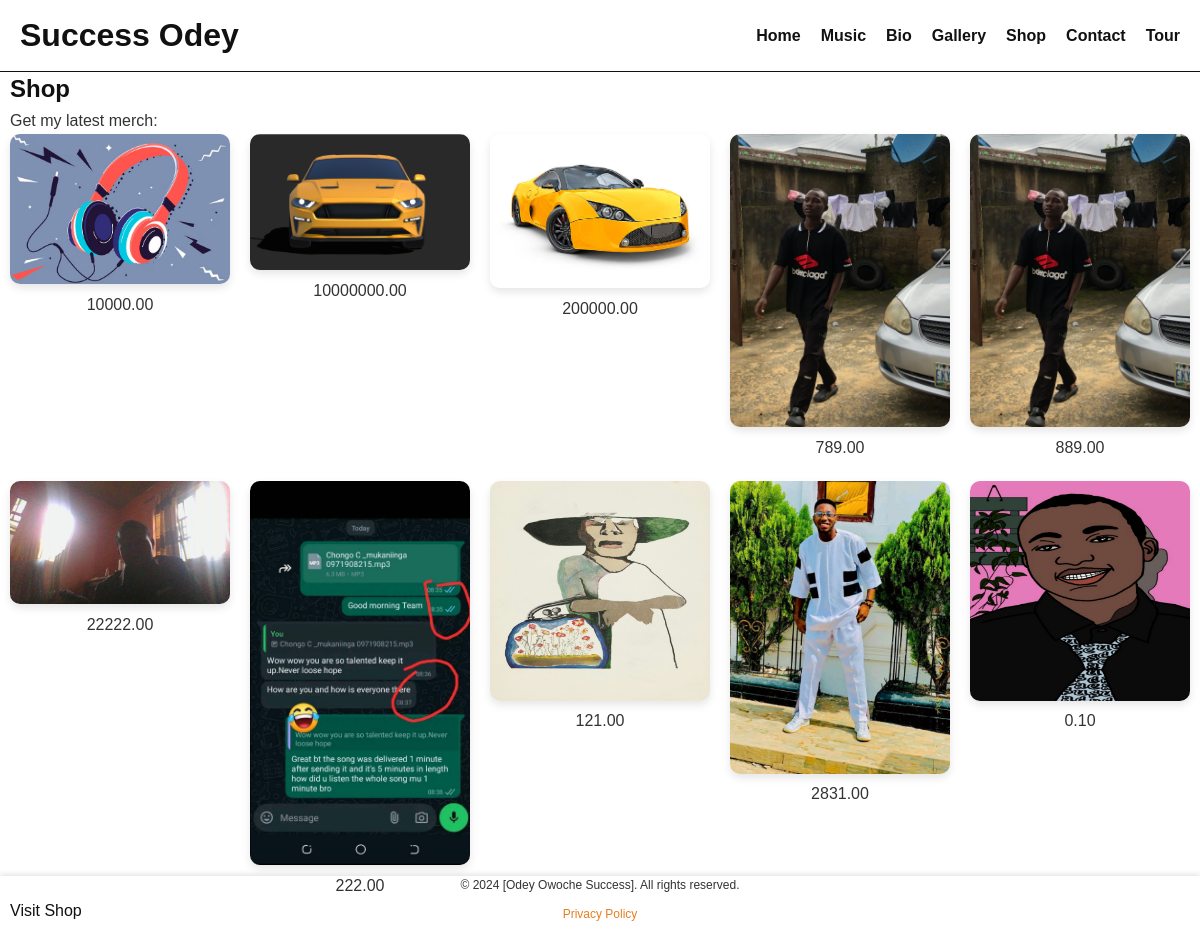
The app's page /shop/ with its own data.
### successwebsite/models.py (models this page shows, shortened)
class Shop(models.Model):
    shop_items = models.ImageField(upload_to='shop_item/', null=True)
    products_name = models.CharField(max_length=255, null=True)
    products_price = models.DecimalField(max_digits=10, decimal_places=2, null=True)

### successwebsite/views.py (the view)
# urls.py: path('shop/', views.shop, name='shop'),
def shop(request):
    shop_items = Shop.objects.all()
    return render(request, 'shop.html', {
        'shop_items': shop_items,
    })

### templates/shop.html (shortened to what this page needs)
{% extends 'base.html' %}
{% block content %}
  <section id="shop">
    <h2>Shop</h2>
    <p>Get my latest merch:</p>
    <div class="shop-items">
      {% for item in shop_items %}
      <div class="item">
        <img src="{{ item.shop_items.url }}" alt="{{ item.products_name }}">
        <p>{{ item.products_price }}</p>
      </div>
      {% endfor %}
    </div>
    <a href="your-shop-link.com" class="cta">Visit Shop</a>
  </section>
  {% endblock %}

### templates/base.html (shortened to what this page needs)
{% load static %}
<!DOCTYPE html>
<html lang="en">
<head>
  <link rel="stylesheet" href="{% static 'css/style.css' %}">
</head>
<body>
  <header>
    <div class="logo">
      <h1>Success Odey</h1>
    </div>
    <nav>
      <ul class="nav-links" id="nav-links">
        <li><a href="{% url 'home' %}">Home</a></li>
        <li><a href="{% url 'music' %}">Music</a></li>
        <li><a href="{% url 'bio' %}">Bio</a></li>
        <li><a href="{% url 'gallery' %}">Gallery</a></li>
        <li><a href="{% url 'shop' %}">Shop</a></li>
        <li><a href="{% url 'contact' %}">Contact</a></li>
        <li><a href="{% url 'tour' %}">Tour</a></li>
      </ul>
    </nav>
  </header>
  {% block content %}
  {% endblock %}
    <footer>
        <p>&copy; 2024 [Odey Owoche Success]. All rights reserved.</p>
        <p><a href="privacy-policy.html">Privacy Policy</a></p>
    </footer>
</body>
</html>

### static/css/style.css (style rules this page uses)
* { margin: 0; padding: 0; box-sizing: border-box; }
body { font-family: "Arial", sans-serif; color: #333; line-height: 1.6; background-color: #fff; padding-top: 50px; }
h1, h2 { color: #111; }
a { text-decoration: none; color: #111; }
header { box-shadow: rgba(0, 0, 0, 0.1); color: #111; position: fixed; top: 0; left: 0; width: 100%; padding: 10px 20px; z-index: 1000; display: flex; justify-content: space-between; align-items: center; border-bottom: #111 solid 1px; }
header .logo h1 { margin: 0; }
header nav ul { list-style: none; display: flex; }
header nav ul li { margin-left: 20px; }
header nav ul li a { color: #111; font-weight: bold; text-decoration: none; }
footer { text-align: center; font-size: 0.75rem; flex-shrink: 0; bottom: 0%; left: 0%; width: 100%; position: fixed; box-shadow: 0 -2px 5px rgba(0, 0, 0, 0.1); }
footer p { margin-bottom: 10px; }
footer a { color:#e67e22; }
#shop { margin: 10px; margin-top: 20px; }
.shop-items { display: grid; grid-template-columns: repeat(auto-fit, minmax(200px, 1fr)); gap: 20px; }
.shop-items .item { text-align: center; }
.shop-items .item img { width: 100%; height: auto; border-radius: 10px; box-shadow: 0 4px 8px rgba(0, 0, 0, 0.1); }

### records on screen
Shop: shop_items (picture), products_price "10000.00"
Shop: shop_items (picture), products_price "10000000.00"
Shop: shop_items (picture), products_price "200000.00"
Shop: shop_items (picture), products_price "789.00"
Shop: shop_items (picture), products_price "889.00"
Shop: shop_items (picture), products_price "22222.00"
Shop: shop_items (picture), products_price "222.00"
Shop: shop_items (picture), products_price "121.00"
Shop: shop_items (picture), products_price "2831.00"
Shop: shop_items (picture), products_price "0.10"
